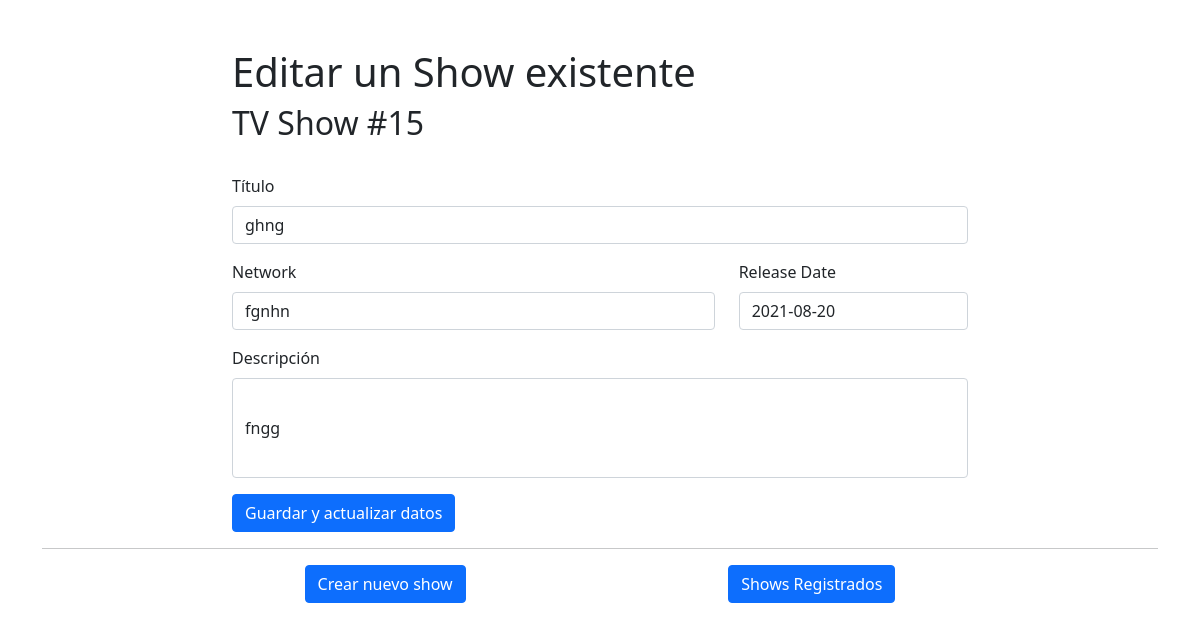
/shows/15/edit, run on an earlier commit of the app's database.
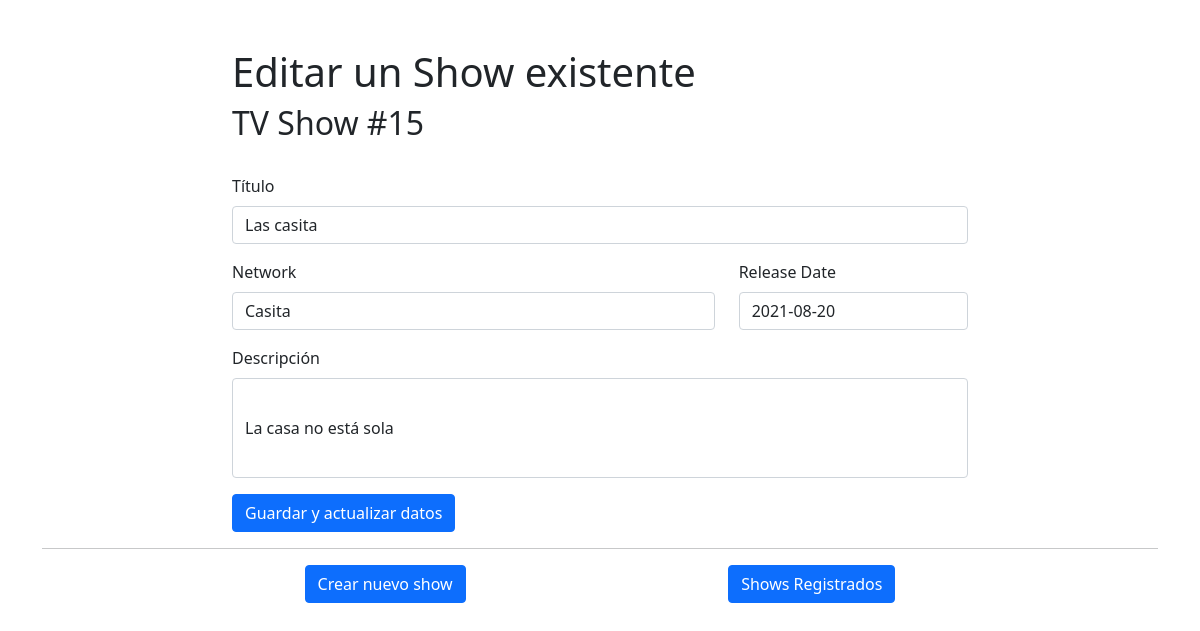
And on a later commit of the database.
### app/models.py (models this page shows, shortened)
class Show(models.Model):
    title = models.CharField(max_length=65)
    network = models.CharField(max_length=65)
    release_date = models.DateField() #Fecha de estreno
    updated_at = models.DateTimeField(auto_now=True)
    desc = models.TextField()
    objects = ShowManager()
    def __str__(self):
        return f"Show: {self.title}, {self.network}, {self.release_date}, {self.desc}"

### app/views.py (the view)
# urls.py: path('shows/<int:id>/edit', views.shows_edit),
def shows_edit(request, id):
    if request.method == 'GET':
        show_by_id = Show.objects.get(id=id)
        print("Mostardo Show antes de editar: ", show_by_id)
        context = {
            'show': show_by_id,
        }
        return render(request, 'shows_edit.html', context)

### app/templates/shows_edit.html (shortened to what this page needs)
{% extends "base.html" %}
{% block contenido %}
  <div class="row">
    <div class="offset-2 col-8">
      <form action="/shows/edit" method="post">
        <h1>Editar un Show existente</h1>
        <h2>TV Show #{{show.id}}</h2> <br>
        <div class="mb-3">
          <label for="inputtitle" class="form-label">Título</label>
          <input class="form-control" type="text" name="ed_title" placeholder="{{show.title}}"  value="{{show.title}}">
        </div>
        <div class="row">
          <div class="col-8">
            <div class="mb-3">
              <label for="inputnetwork" class="form-label">Network</label>
              <input class="form-control" type="text" name = "ed_network" placeholder="{{show.network}}"  value="{{show.network}}" >
            </div>
          </div>
          <div class="col-4">
            <label for="inputDate" class="form-label">Release Date</label>
            <input type="datetime" class="form-control" id="inputDate" name="ed_releaseDate" value='{{show.release_date|date:"Y-m-d"}}'>
          </div>
        </div>
        <div class="mb-3">
          <label for="inputdesc" class="form-label">Descripción</label>
          <input class="form-control" type="form-control" style="height: 100px" name = "ed_desc"  placeholder="{{show.desc}}" value="{{show.desc}}"></input>
        </div>
        <button type="submit" class="btn btn-primary">Guardar y actualizar datos</button>
    </form>
    </div>
  </div>
{% endblock %}

What changed in the data, as far as the page shows it:
changed Show id 15: ed_title "ghng" → "Las casita"; ed_network "fgnhn" → "Casita"; ed_desc "fngg" → "La casa no está sola"
